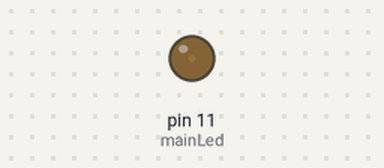
This sketch was run on a simulated Arduino Uno, built with avr-gcc and run on an emulated ATmega328P. Parts: output pins drawn as LEDs (lit = HIGH).

Above: at 0.05 s.
At 1.25 s:
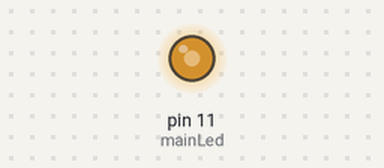
At 1.85 s:
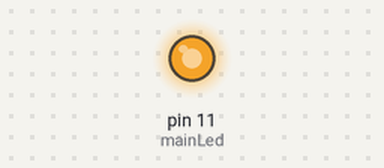
At 3.65 s:
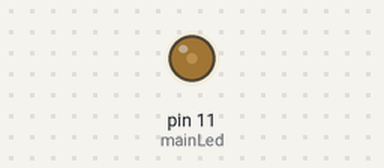
Timing chart, 0 to 5.3 s (numbered marks = the images above):
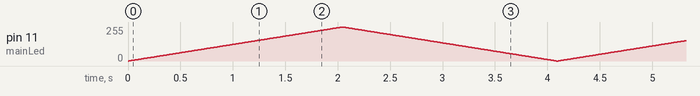

The sketch:

week_5_homework_fade.ino
```cpp
const int mainLed = 11;
void setup() {
  pinMode(mainLed,OUTPUT);
}

void loop()
{
   int x = 1;
   for (int i = 0; i > -1; i = i + x){
      analogWrite(mainLed, i);
      if (i == 255) x = -1;             // switch direction at peak
      delay(8);
   }
}
```
